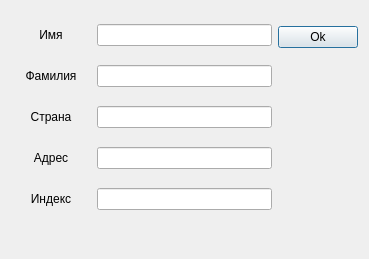
<?xml version="1.0" encoding="UTF-8"?>
<ui version="4.0">
 <class>Dialog</class>
 <widget class="QDialog" name="Dialog">
  <property name="geometry">
   <rect>
    <x>0</x>
    <y>0</y>
    <width>369</width>
    <height>259</height>
   </rect>
  </property>
  <property name="windowTitle">
   <string>Dialog</string>
  </property>
  <layout class="QGridLayout" name="gridLayout">
   <item row="0" column="0">
    <layout class="QHBoxLayout" name="horizontalLayout_6">
     <item>
      <layout class="QVBoxLayout" name="verticalLayout">
       <item>
        <layout class="QHBoxLayout" name="horizontalLayout_2">
         <item>
          <widget class="QLabel" name="label_2">
           <property name="sizePolicy">
            <sizepolicy hsizetype="Preferred" vsizetype="Preferred">
             <horstretch>0</horstretch>
             <verstretch>0</verstretch>
            </sizepolicy>
           </property>
           <property name="minimumSize">
            <size>
             <width>80</width>
             <height>0</height>
            </size>
           </property>
           <property name="text">
            <string>Имя</string>
           </property>
           <property name="alignment">
            <set>Qt::AlignCenter</set>
           </property>
          </widget>
         </item>
         <item>
          <widget class="QLineEdit" name="lineEdit_name"/>
         </item>
        </layout>
       </item>
       <item>
        <layout class="QHBoxLayout" name="horizontalLayout">
         <item>
          <widget class="QLabel" name="label">
           <property name="minimumSize">
            <size>
             <width>80</width>
             <height>0</height>
            </size>
           </property>
           <property name="text">
            <string>Фамилия</string>
           </property>
           <property name="alignment">
            <set>Qt::AlignCenter</set>
           </property>
          </widget>
         </item>
         <item>
          <widget class="QLineEdit" name="lineEdit_surname"/>
         </item>
        </layout>
       </item>
       <item>
        <layout class="QHBoxLayout" name="horizontalLayout_4">
         <item>
          <widget class="QLabel" name="label_4">
           <property name="minimumSize">
            <size>
             <width>80</width>
             <height>0</height>
            </size>
           </property>
           <property name="text">
            <string>Страна</string>
           </property>
           <property name="alignment">
            <set>Qt::AlignCenter</set>
           </property>
          </widget>
         </item>
         <item>
          <widget class="QLineEdit" name="lineEdit_country"/>
         </item>
        </layout>
       </item>
       <item>
        <layout class="QHBoxLayout" name="horizontalLayout_5">
         <item>
          <widget class="QLabel" name="label_5">
           <property name="minimumSize">
            <size>
             <width>80</width>
             <height>0</height>
            </size>
           </property>
           <property name="text">
            <string>Адрес</string>
           </property>
           <property name="alignment">
            <set>Qt::AlignCenter</set>
           </property>
          </widget>
         </item>
         <item>
          <widget class="QLineEdit" name="lineEdit_adress"/>
         </item>
        </layout>
       </item>
       <item>
        <layout class="QHBoxLayout" name="horizontalLayout_3">
         <item>
          <widget class="QLabel" name="label_3">
           <property name="minimumSize">
            <size>
             <width>80</width>
             <height>0</height>
            </size>
           </property>
           <property name="text">
            <string>Индекс</string>
           </property>
           <property name="alignment">
            <set>Qt::AlignCenter</set>
           </property>
          </widget>
         </item>
         <item>
          <widget class="QLineEdit" name="lineEdit_index"/>
         </item>
        </layout>
       </item>
      </layout>
     </item>
     <item>
      <layout class="QVBoxLayout" name="verticalLayout_3">
       <item>
        <spacer name="verticalSpacer_2">
         <property name="orientation">
          <enum>Qt::Vertical</enum>
         </property>
         <property name="sizeType">
          <enum>QSizePolicy::Fixed</enum>
         </property>
         <property name="sizeHint" stdset="0">
          <size>
           <width>20</width>
           <height>15</height>
          </size>
         </property>
        </spacer>
       </item>
       <item>
        <widget class="QPushButton" name="pushButton">
         <property name="text">
          <string>Ok</string>
         </property>
        </widget>
       </item>
       <item>
        <spacer name="verticalSpacer">
         <property name="orientation">
          <enum>Qt::Vertical</enum>
         </property>
         <property name="sizeHint" stdset="0">
          <size>
           <width>20</width>
           <height>40</height>
          </size>
         </property>
        </spacer>
       </item>
      </layout>
     </item>
    </layout>
   </item>
   <item row="1" column="0">
    <widget class="QLabel" name="label_Error">
     <property name="minimumSize">
      <size>
       <width>80</width>
       <height>0</height>
      </size>
     </property>
     <property name="text">
      <string/>
     </property>
     <property name="alignment">
      <set>Qt::AlignCenter</set>
     </property>
    </widget>
   </item>
  </layout>
 </widget>
 <resources/>
 <connections/>
</ui>
